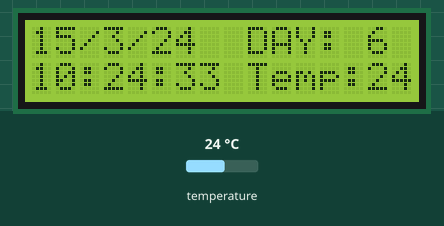
Simulated run of this sketch. Board: ESP8266 (NodeMCU). Shown: 16×2 character LCD. Inputs (shaded band) come from the test bench; at power-on: temperature 24 °C. The local clock reads 2024-03-15 10:24:30 at power-on unless the sketch sets it; what the sketch prints to the serial monitor is not drawn.

Above: at 3.2 s.
3.3 s: temperature set to 12 °C
At 4.8 s:
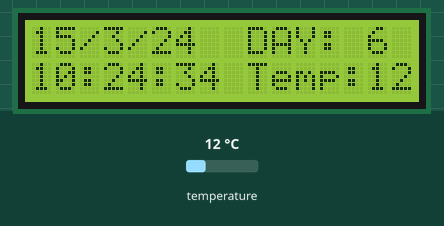
5.5 s: temperature set to 19 °C
At 6.7 s:
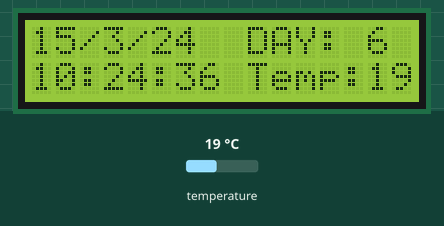
7.5 s: temperature set to 28 °C
At 8.8 s:
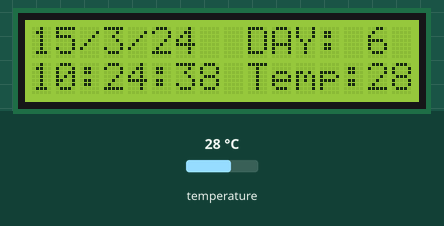
Timing chart, 0 to 10.5 s (numbered marks = the images above; inputs shaded):
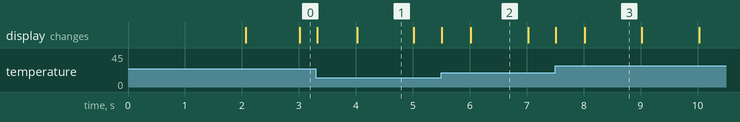

Measured:
- what the display in image 1 shows lasts 1.0 s, from 4.0 s to 5.0 s

The sketch:

RTC_ALL.ino
```cpp
#include "Arduino.h"
#include "Wire.h"
#include "uRTCLib.h"
#include <LiquidCrystal.h>
LiquidCrystal lcd(12,11,7,6,4,3);


uRTCLib rtc;


void setup() {
delay (2000);
lcd.begin(16,2);
  Serial.begin(9600);
  Serial.println("Serial OK");
    //Max position: 32767

  #ifdef ARDUINO_ARCH_ESP8266
    Wire.begin(0, 2); // D3 and D4 on ESP8266
  #else
    Wire.begin();
  #endif

  // Only used once, then disabled
   //rtc.set(30, 35, 14, 3, 15, 5, 19);
  //  RTCLib::set(byte second, byte minute, byte hour, byte dayOfWeek, byte dayOfMonth, byte month, byte year)

  rtc.set_rtc_address(0x68);


}

void loop() {
  rtc.refresh();
  Serial.print("RTC DateTime: ");
  lcd.setCursor(0,0);
  lcd.print(rtc.day());
  lcd.print('/');
  lcd.print(rtc.month());
  lcd.print('/');
  lcd.print(rtc.year());

  lcd.print(' ');
  lcd.setCursor(0,1);
  lcd.print(rtc.hour());
  lcd.print(':');
  lcd.print(rtc.minute());
  lcd.print(':');
  lcd.print(rtc.second());
  lcd.print(' ');
  lcd.setCursor(8,0);
  lcd.print(" DAY: ");
  lcd.print(rtc.dayOfWeek());
  lcd.setCursor(8,2);
  lcd.print(" Temp:");
  lcd.print(rtc.temp());

  lcd.println();

  //delay(1000);
}
```
